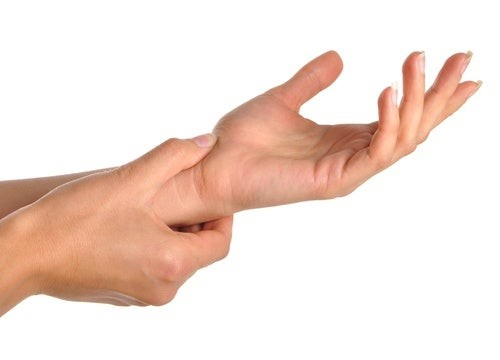
#> input picture Practica06_vision_21310216/manos.jpg, 500 x 360 px
$ python Pr06_21310216_6E.py
#> lines starting #> are read from the running program, lines starting #| are printed output that depends on the picture
import cv2
import numpy as np
from matplotlib import pyplot as plt

img = cv2.imread('manos.jpg',0)
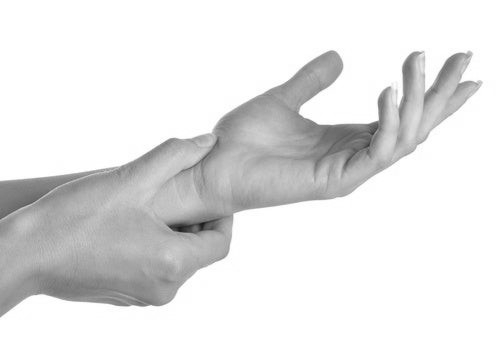
#> img: shape (360, 500); min 25, max 255, mean 228.9
img2 = img.copy()
template = cv2.imread('template.jpg',0)
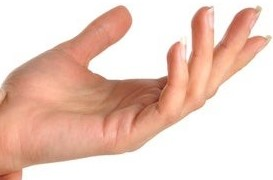
#> input picture Practica06_vision_21310216/template.jpg, 273 x 180 px
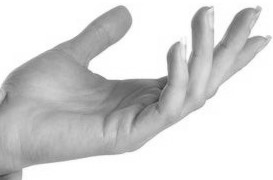
#> template: shape (180, 273); min 55, max 255, mean 213
w, h = template.shape[::-1]
#> w = 273; h = 180

# All the 6 methods for comparison in a list
methods = ['cv2.TM_CCOEFF', 'cv2.TM_CCOEFF_NORMED', 'cv2.TM_CCORR',
            'cv2.TM_CCORR_NORMED', 'cv2.TM_SQDIFF', 'cv2.TM_SQDIFF_NORMED']

for meth in methods:
    img = img2.copy()
    method = eval(meth)

    # Apply template Matching
    res = cv2.matchTemplate(img,template,method)
    min_val, max_val, min_loc, max_loc = cv2.minMaxLoc(res)

    # If the method is TM_SQDIFF or TM_SQDIFF_NORMED, take minimum
    if method in [cv2.TM_SQDIFF, cv2.TM_SQDIFF_NORMED]:
        top_left = min_loc
    else:
        top_left = max_loc
    bottom_right = (top_left[0] + w, top_left[1] + h)

    cv2.rectangle(img,top_left, bottom_right, 255, 2)

    plt.subplot(121),plt.imshow(res,cmap = 'gray')
    plt.title('Matching Result'), plt.xticks([]), plt.yticks([])
    plt.subplot(122),plt.imshow(img,cmap = 'gray')
    plt.title('Detected Point'), plt.xticks([]), plt.yticks([])
    plt.suptitle(meth)

    plt.show()
#> this loop made 6 passes
#> (min_val, max_val, min_loc, top_left, bottom_right) on passes 1 to 4: (-39106756, 106186432, (43, 0), (211, 45), (484, 225)), (-0.453, 0.999, (37, 0), (211, 45), (484, 225)), (2.05e+09, 2.6e+09, (0, 123), (227, 180), (500, 360)), (0.947, 1, (62, 0), (211, 45), (484, 225))
#> (min_val, max_val, max_loc, top_left, bottom_right) on passes 5 to 6: (121997, 276606816, (48, 0), (211, 45), (484, 225)), (5.22e-05, 0.11, (60, 0), (211, 45), (484, 225))
#> pass 1, `res = cv2.matchTemplate(img,template,method)`:
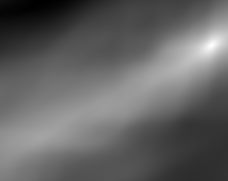
#> res: shape (181, 228) float32; min -39106756, max 106186432, mean 18045006; drawn with min black and max white
#> pass 1, `plt.show()`:
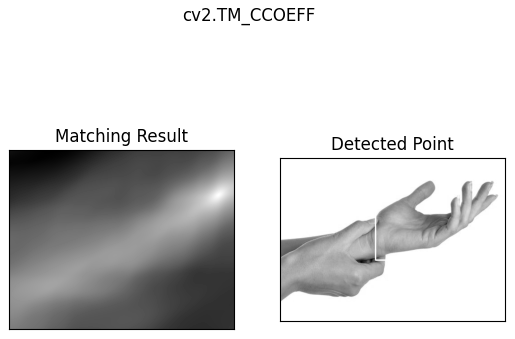
#> figure drawn by matplotlib, 2 panels
#> pass 3, `res = cv2.matchTemplate(img,template,method)`:
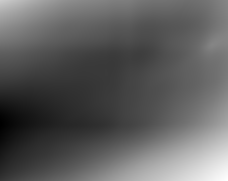
#> res: shape (181, 228) float32; min 2.05e+09, max 2.6e+09, mean 2.26e+09; drawn with min black and max white
#> after the loop:
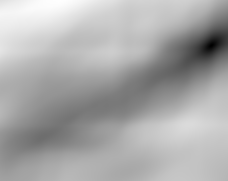
#> res: shape (181, 228) float32; min 5.22e-05, max 0.11, mean 0.0735; drawn with min black and max white
